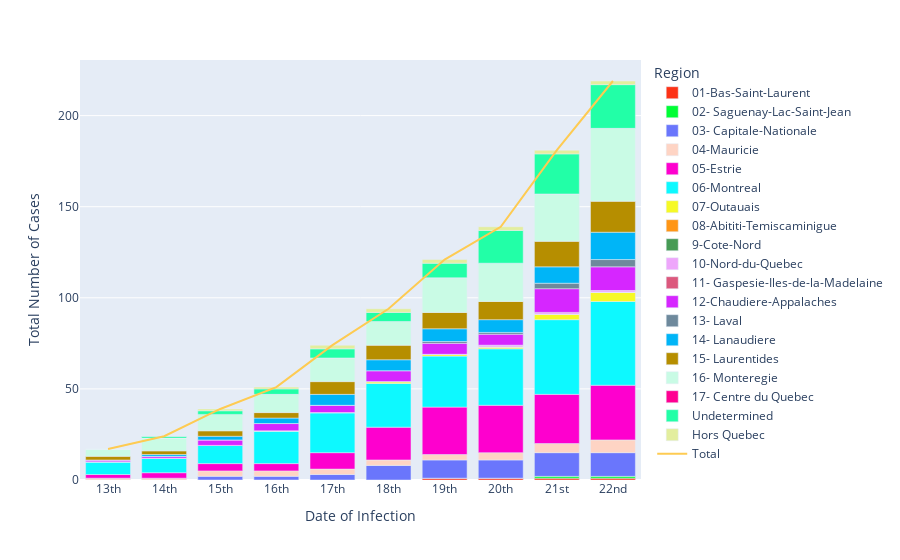

The notebook cell this image was saved under:
### Code cell
fig = px.bar(stacked_df, x="Date of Infection", y="Total Number of Cases", color = "Region", color_discrete_sequence= px.colors.qualitative.Light24)
fig.add_trace(go.Scatter(x=dates, y=total_cases,
                    mode='lines',
                    name='Total'))
fig.show()
with open('../plotly/Total_cases.html', 'w') as f:
    f.write(fig.to_html(include_plotlyjs='cdn'))

### Figure 1 — Plotly figure (JSON) as saved in the notebook; plotly's stock layout.template omitted (floating-point values rounded to 4 significant figures)
{"data": [{"alignmentgroup": "True", "hoverlabel": {"namelength": 0}, "hovertemplate": "Region=01-Bas-Saint-Laurent<br>Date of Infection=%{x}<br>Total Number of Cases=%{y}", "legendgroup": "01-Bas-Saint-Laurent", "marker": {"color": "#FD3216"}, "name": "01-Bas-Saint-Laurent", "offsetgroup": "01-Bas-Saint-Laurent", "orientation": "v", "showlegend": true, "textposition": "auto", "type": "bar", "x": ["13th", "14th", "15th", "16th", "17th", "18th", "19th", "20th", "21st", "22nd"], "xaxis": "x", "y": [0, 0, 0, 0, 0, 0, 1, 1, 1, 1], "yaxis": "y"}, {"alignmentgroup": "True", "hoverlabel": {"namelength": 0}, "hovertemplate": "Region=02- Saguenay-Lac-Saint-Jean<br>Date of Infection=%{x}<br>Total Number of Cases=%{y}", "legendgroup": "02- Saguenay-Lac-Saint-Jean", "marker": {"color": "#00FE35"}, "name": "02- Saguenay-Lac-Saint-Jean", "offsetgroup": "02- Saguenay-Lac-Saint-Jean", "orientation": "v", "showlegend": true, "textposition": "auto", "type": "bar", "x": ["13th", "14th", "15th", "16th", "17th", "18th", "19th", "20th", "21st", "22nd"], "xaxis": "x", "y": [0, 0, 0, 0, 0, 0, 0, 0, 1, 1], "yaxis": "y"}, {"alignmentgroup": "True", "hoverlabel": {"namelength": 0}, "hovertemplate": "Region=03- Capitale-Nationale<br>Date of Infection=%{x}<br>Total Number of Cases=%{y}", "legendgroup": "03- Capitale-Nationale", "marker": {"color": "#6A76FC"}, "name": "03- Capitale-Nationale", "offsetgroup": "03- Capitale-Nationale", "orientation": "v", "showlegend": true, "textposition": "auto", "type": "bar", "x": ["13th", "14th", "15th", "16th", "17th", "18th", "19th", "20th", "21st", "22nd"], "xaxis": "x", "y": [0, 0, 2, 2, 3, 8, 10, 10, 13, 13], "yaxis": "y"}, {"alignmentgroup": "True", "hoverlabel": {"namelength": 0}, "hovertemplate": "Region=04-Mauricie<br>Date of Infection=%{x}<br>Total Number of Cases=%{y}", "legendgroup": "04-Mauricie", "marker": {"color": "#FED4C4"}, "name": "04-Mauricie", "offsetgroup": "04-Mauricie", "orientation": "v", "showlegend": true, "textposition": "auto", "type": "bar", "x": ["13th", "14th", "15th", "16th", "17th", "18th", "19th", "20th", "21st", "22nd"], "xaxis": "x", "y": [1, 1, 3, 3, 3, 3, 3, 4, 5, 7], "yaxis": "y"}, {"alignmentgroup": "True", "hoverlabel": {"namelength": 0}, "hovertemplate": "Region=05-Estrie<br>Date of Infection=%{x}<br>Total Number of Cases=%{y}", "legendgroup": "05-Estrie", "marker": {"color": "#FE00CE"}, "name": "05-Estrie", "offsetgroup": "05-Estrie", "orientation": "v", "showlegend": true, "textposition": "auto", "type": "bar", "x": ["13th", "14th", "15th", "16th", "17th", "18th", "19th", "20th", "21st", "22nd"], "xaxis": "x", "y": [2, 3, 4, 4, 9, 18, 26, 26, 27, 30], "yaxis": "y"}, {"alignmentgroup": "True", "hoverlabel": {"namelength": 0}, "hovertemplate": "Region=06-Montreal<br>Date of Infection=%{x}<br>Total Number of Cases=%{y}", "legendgroup": "06-Montreal", "marker": {"color": "#0DF9FF"}, "name": "06-Montreal", "offsetgroup": "06-Montreal", "orientation": "v", "showlegend": true, "textposition": "auto", "type": "bar", "x": ["13th", "14th", "15th", "16th", "17th", "18th", "19th", "20th", "21st", "22nd"], "xaxis": "x", "y": [7, 8, 10, 18, 22, 24, 28, 31, 41, 46], "yaxis": "y"}, {"alignmentgroup": "True", "hoverlabel": {"namelength": 0}, "hovertemplate": "Region=07-Outauais<br>Date of Infection=%{x}<br>Total Number of Cases=%{y}", "legendgroup": "07-Outauais", "marker": {"color": "#F6F926"}, "name": "07-Outauais", "offsetgroup": "07-Outauais", "orientation": "v", "showlegend": true, "textposition": "auto", "type": "bar", "x": ["13th", "14th", "15th", "16th", "17th", "18th", "19th", "20th", "21st", "22nd"], "xaxis": "x", "y": [0, 0, 0, 0, 0, 1, 1, 1, 3, 5], "yaxis": "y"}, {"alignmentgroup": "True", "hoverlabel": {"namelength": 0}, "hovertemplate": "Region=08-Abititi-Temiscaminigue<br>Date of Infection=%{x}<br>Total Number of Cases=%{y}", "legendgroup": "08-Abititi-Temiscaminigue", "marker": {"color": "#FF9616"}, "name": "08-Abititi-Temiscaminigue", "offsetgroup": "08-Abititi-Temiscaminigue", "orientation": "v", "showlegend": true, "textposition": "auto", "type": "bar", "x": ["13th", "14th", "15th", "16th", "17th", "18th", "19th", "20th", "21st", "22nd"], "xaxis": "x", "y": [0, 0, 0, 0, 0, 0, 0, 0, 0, 0], "yaxis": "y"}, {"alignmentgroup": "True", "hoverlabel": {"namelength": 0}, "hovertemplate": "Region=9-Cote-Nord<br>Date of Infection=%{x}<br>Total Number of Cases=%{y}", "legendgroup": "9-Cote-Nord", "marker": {"color": "#479B55"}, "name": "9-Cote-Nord", "offsetgroup": "9-Cote-Nord", "orientation": "v", "showlegend": true, "textposition": "auto", "type": "bar", "x": ["13th", "14th", "15th", "16th", "17th", "18th", "19th", "20th", "21st", "22nd"], "xaxis": "x", "y": [0, 0, 0, 0, 0, 0, 0, 0, 0, 0], "yaxis": "y"}, {"alignmentgroup": "True", "hoverlabel": {"namelength": 0}, "hovertemplate": "Region=10-Nord-du-Quebec<br>Date of Infection=%{x}<br>Total Number of Cases=%{y}", "legendgroup": "10-Nord-du-Quebec", "marker": {"color": "#EEA6FB"}, "name": "10-Nord-du-Quebec", "offsetgroup": "10-Nord-du-Quebec", "orientation": "v", "showlegend": true, "textposition": "auto", "type": "bar", "x": ["13th", "14th", "15th", "16th", "17th", "18th", "19th", "20th", "21st", "22nd"], "xaxis": "x", "y": [0, 0, 0, 0, 0, 0, 0, 1, 1, 1], "yaxis": "y"}, {"alignmentgroup": "True", "hoverlabel": {"namelength": 0}, "hovertemplate": "Region=11- Gaspesie-Iles-de-la-Madelaine<br>Date of Infection=%{x}<br>Total Number of Cases=%{y}", "legendgroup": "11- Gaspesie-Iles-de-la-Madelaine", "marker": {"color": "#DC587D"}, "name": "11- Gaspesie-Iles-de-la-Madelaine", "offsetgroup": "11- Gaspesie-Iles-de-la-Madelaine", "orientation": "v", "showlegend": true, "textposition": "auto", "type": "bar", "x": ["13th", "14th", "15th", "16th", "17th", "18th", "19th", "20th", "21st", "22nd"], "xaxis": "x", "y": [0, 0, 0, 0, 0, 0, 0, 0, 0, 0], "yaxis": "y"}, {"alignmentgroup": "True", "hoverlabel": {"namelength": 0}, "hovertemplate": "Region=12-Chaudiere-Appalaches<br>Date of Infection=%{x}<br>Total Number of Cases=%{y}", "legendgroup": "12-Chaudiere-Appalaches", "marker": {"color": "#D626FF"}, "name": "12-Chaudiere-Appalaches", "offsetgroup": "12-Chaudiere-Appalaches", "orientation": "v", "showlegend": true, "textposition": "auto", "type": "bar", "x": ["13th", "14th", "15th", "16th", "17th", "18th", "19th", "20th", "21st", "22nd"], "xaxis": "x", "y": [1, 1, 3, 4, 4, 6, 6, 6, 13, 13], "yaxis": "y"}, {"alignmentgroup": "True", "hoverlabel": {"namelength": 0}, "hovertemplate": "Region=13- Laval<br>Date of Infection=%{x}<br>Total Number of Cases=%{y}", "legendgroup": "13- Laval", "marker": {"color": "#6E899C"}, "name": "13- Laval", "offsetgroup": "13- Laval", "orientation": "v", "showlegend": true, "textposition": "auto", "type": "bar", "x": ["13th", "14th", "15th", "16th", "17th", "18th", "19th", "20th", "21st", "22nd"], "xaxis": "x", "y": [0, 0, 0, 0, 0, 0, 1, 1, 3, 4], "yaxis": "y"}, {"alignmentgroup": "True", "hoverlabel": {"namelength": 0}, "hovertemplate": "Region=14- Lanaudiere<br>Date of Infection=%{x}<br>Total Number of Cases=%{y}", "legendgroup": "14- Lanaudiere", "marker": {"color": "#00B5F7"}, "name": "14- Lanaudiere", "offsetgroup": "14- Lanaudiere", "orientation": "v", "showlegend": true, "textposition": "auto", "type": "bar", "x": ["13th", "14th", "15th", "16th", "17th", "18th", "19th", "20th", "21st", "22nd"], "xaxis": "x", "y": [0, 1, 2, 3, 6, 6, 7, 7, 9, 15], "yaxis": "y"}, {"alignmentgroup": "True", "hoverlabel": {"namelength": 0}, "hovertemplate": "Region=15- Laurentides<br>Date of Infection=%{x}<br>Total Number of Cases=%{y}", "legendgroup": "15- Laurentides", "marker": {"color": "#B68E00"}, "name": "15- Laurentides", "offsetgroup": "15- Laurentides", "orientation": "v", "showlegend": true, "textposition": "auto", "type": "bar", "x": ["13th", "14th", "15th", "16th", "17th", "18th", "19th", "20th", "21st", "22nd"], "xaxis": "x", "y": [2, 2, 3, 3, 7, 8, 9, 10, 14, 17], "yaxis": "y"}, {"alignmentgroup": "True", "hoverlabel": {"namelength": 0}, "hovertemplate": "Region=16- Monteregie<br>Date of Infection=%{x}<br>Total Number of Cases=%{y}", "legendgroup": "16- Monteregie", "marker": {"color": "#C9FBE5"}, "name": "16- Monteregie", "offsetgroup": "16- Monteregie", "orientation": "v", "showlegend": true, "textposition": "auto", "type": "bar", "x": ["13th", "14th", "15th", "16th", "17th", "18th", "19th", "20th", "21st", "22nd"], "xaxis": "x", "y": [4, 7, 9, 10, 13, 13, 19, 21, 26, 40], "yaxis": "y"}, {"alignmentgroup": "True", "hoverlabel": {"namelength": 0}, "hovertemplate": "Region=17- Centre du Quebec<br>Date of Infection=%{x}<br>Total Number of Cases=%{y}", "legendgroup": "17- Centre du Quebec", "marker": {"color": "#FF0092"}, "name": "17- Centre du Quebec", "offsetgroup": "17- Centre du Quebec", "orientation": "v", "showlegend": true, "textposition": "auto", "type": "bar", "x": ["13th", "14th", "15th", "16th", "17th", "18th", "19th", "20th", "21st", "22nd"], "xaxis": "x", "y": [0, 0, 0, 0, 0, 0, 0, 0, 0, 0], "yaxis": "y"}, {"alignmentgroup": "True", "hoverlabel": {"namelength": 0}, "hovertemplate": "Region=Undetermined<br>Date of Infection=%{x}<br>Total Number of Cases=%{y}", "legendgroup": "Undetermined", "marker": {"color": "#22FFA7"}, "name": "Undetermined", "offsetgroup": "Undetermined", "orientation": "v", "showlegend": true, "textposition": "auto", "type": "bar", "x": ["13th", "14th", "15th", "16th", "17th", "18th", "19th", "20th", "21st", "22nd"], "xaxis": "x", "y": [0, 1, 2, 3, 5, 5, 8, 18, 22, 24], "yaxis": "y"}, {"alignmentgroup": "True", "hoverlabel": {"namelength": 0}, "hovertemplate": "Region=Hors Quebec<br>Date of Infection=%{x}<br>Total Number of Cases=%{y}", "legendgroup": "Hors Quebec", "marker": {"color": "#E3EE9E"}, "name": "Hors Quebec", "offsetgroup": "Hors Quebec", "orientation": "v", "showlegend": true, "textposition": "auto", "type": "bar", "x": ["13th", "14th", "15th", "16th", "17th", "18th", "19th", "20th", "21st", "22nd"], "xaxis": "x", "y": [0, 0, 1, 1, 2, 2, 2, 2, 2, 2], "yaxis": "y"}, {"mode": "lines", "name": "Total", "type": "scatter", "x": ["13th", "14th", "15th", "16th", "17th", "18th", "19th", "20th", "21st", "22nd"], "y": [17, 24, 39, 51, 74, 94, 121, 139, 181, 219]}], "layout": {"barmode": "relative", "legend": {"title": {"text": "Region"}, "tracegroupgap": 0}, "margin": {"t": 60}, "xaxis": {"anchor": "y", "domain": [0, 1], "title": {"text": "Date of Infection"}}, "yaxis": {"anchor": "x", "domain": [0, 1], "title": {"text": "Total Number of Cases"}}}}
